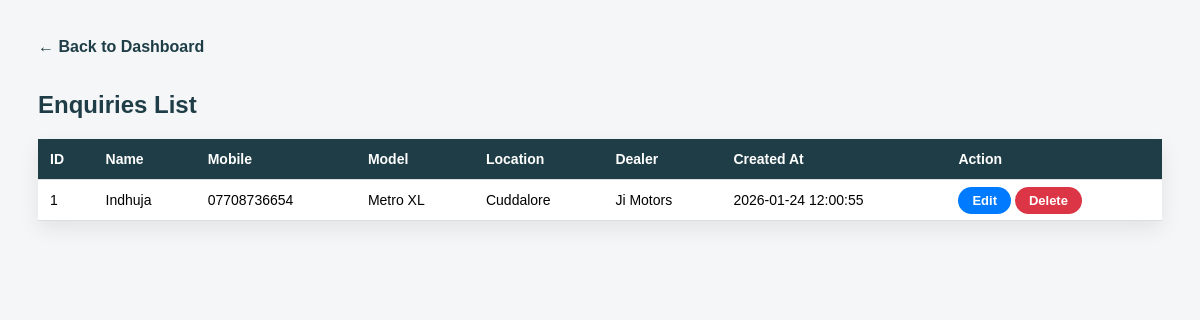
The page /admin/enquires.php (signed in) on the database its author committed.
### tables this page shows
CREATE TABLE `enquiries` (
  `id` int(11) NOT NULL,
  `name` varchar(100) NOT NULL,
  `mobile` varchar(20) NOT NULL,
  `model` varchar(50) NOT NULL,
  `location` varchar(100) NOT NULL,
  `dealer_id` int(11) NOT NULL,
  `created_at` timestamp NOT NULL DEFAULT current_timestamp()
);

CREATE TABLE `dealers` (
  `id` int(11) NOT NULL,
  `name` varchar(255) DEFAULT NULL,
  `address` text DEFAULT NULL,
  `state` varchar(100) DEFAULT NULL,
  `city` varchar(100) DEFAULT NULL,
  `phone` varchar(20) DEFAULT NULL,
  `lat` decimal(10,8) DEFAULT NULL,
  `lng` decimal(11,8) DEFAULT NULL,
  `days` varchar(100) DEFAULT NULL,
  `timing` varchar(50) DEFAULT NULL
);

### admin/enquires.php (the view, shortened to what this page needs)
<?php
include '../config.php';
$result = mysqli_query($conn, "SELECT e.*, d.name AS dealer_name
                               FROM enquiries e
                               LEFT JOIN dealers d ON e.dealer_id = d.id
                               ORDER BY e.id DESC");
?>
<!DOCTYPE html>
<html>
<head>
</head>
<body>
<a class="back" href="dashboard.php">← Back to Dashboard</a>
<h2>Enquiries List</h2>
<table>
    <tr>
        <th>ID</th>
        <th>Name</th>
        <th>Mobile</th>
        <th>Model</th>
        <th>Location</th>
        <th>Dealer</th>
        <th>Created At</th>
        <th>Action</th>
    </tr>
<?php while($row = mysqli_fetch_assoc($result)) { ?>
<tr>
    <td><?= $row['id']; ?></td>
    <td><?= $row['name']; ?></td>
    <td><?= $row['mobile']; ?></td>
    <td><?= $row['model']; ?></td>
    <td><?= $row['location']; ?></td>
    <td><?= $row['dealer_name']; ?></td>
    <td><?= $row['created_at']; ?></td>
    <td>
        <a class="btn edit" href="edit_enquiry.php?id=<?= $row['id']; ?>">Edit</a>
        <a class="btn delete" href="delete_enquiry.php?id=<?= $row['id']; ?>"
           onclick="return confirm('Delete this enquiry?')">Delete</a>
    </td>
</tr>
<?php } ?>
</table>
</body>
</html>

### admin/enquires.php (style rules this page uses)
body { font-family: Arial; background: #f4f6f8; padding: 30px; }
h2 { color: #1f3d46; margin-bottom: 20px; }
table { width: 100%; border-collapse: collapse; background: #fff; box-shadow: 0 8px 20px rgba(0,0,0,0.08); }
th, td { padding: 12px; border-bottom: 1px solid #ddd; font-size: 14px; }
th { background: #1f3d46; color: #fff; text-align: left; }
.btn { padding: 6px 14px; border-radius: 20px; color: #fff; font-size: 13px; font-weight: bold; text-decoration: none; }
.edit { background: #007bff; }
.delete { background: #dc3545; }
.back { display: inline-block; margin-bottom: 15px; color: #1f3d46; font-weight: bold; text-decoration: none; }

### rows shown on the page
enquiries: id "1", name "Indhuja", mobile "07708736654", model "Metro XL", location "Cuddalore", dealer.name "Ji Motors", created_at "2026-01-24 12:00:55"
